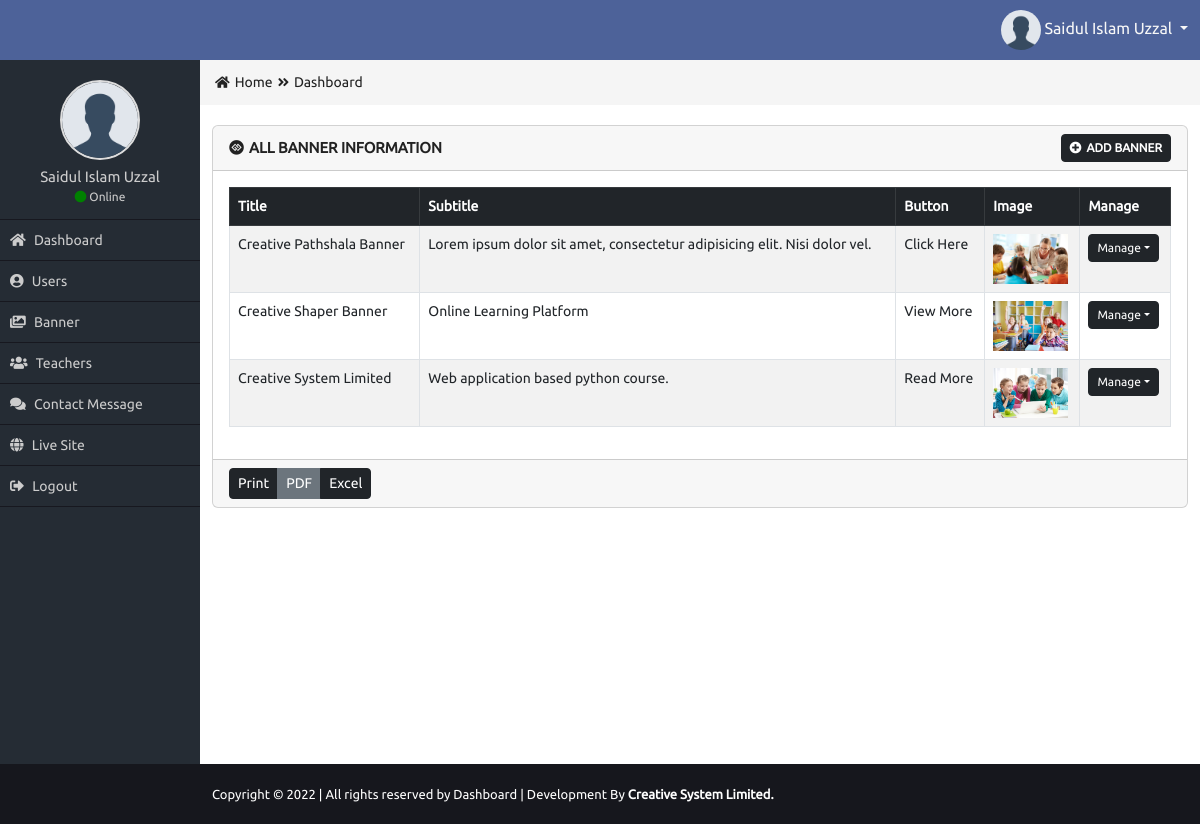
Screenshot of /admin/all-banner.php (signed in) with the database file from the repository.
### tables this page shows
CREATE TABLE `banners` (
  `ban_id` int(11) NOT NULL,
  `ban_title` varchar(100) NOT NULL,
  `ban_subtitle` text NOT NULL,
  `ban_button` varchar(20) NOT NULL,
  `ban_button_url` varchar(100) NOT NULL,
  `ban_image` varchar(50) NOT NULL
);

### admin/functions/function.php (called while the page is built, shortened)
<?php session_start();
  function get_header(){
    require_once('includes/header.php');
  }
  function get_sidebar(){
    require_once('includes/sidebar.php');
  }
  function get_footer(){
    require_once('includes/footer.php');
  }
?>

### admin/all-banner.php (the view, shortened to what this page needs)
<?php
  require_once('functions/function.php');
  if($_SESSION['role']=='1'){
  get_header();
  get_sidebar();
?>
<div class="row">
    <div class="col-md-12">
        <div class="card mb-3">
          <div class="card-header">
            <div class="row">
                <div class="col-md-8 card_title_part">
                    <i class="fab fa-gg-circle"></i>All Banner Information
                </div>
                <div class="col-md-4 card_button_part">
                    <a href="add-banner.php" class="btn btn-sm btn-dark"><i class="fas fa-plus-circle"></i>Add Banner</a>
                </div>
            </div>
          </div>
          <div class="card-body">
            <table class="table table-bordered table-striped table-hover custom_table">
              <thead class="table-dark">
                <tr>
                  <th>Title</th>
                  <th>Subtitle</th>
                  <th>Button</th>
                  <th>Image</th>
                  <th>Manage</th>
                </tr>
              </thead>
              <tbody>
                <?php
                  $sel="SELECT * FROM banners ORDER BY ban_id DESC";
                  $Q=mysqli_query($con,$sel);
                  while($data=mysqli_fetch_assoc($Q)){
                ?>
                <tr>
                  <td><?= $data['ban_title']; ?></td>
                  <td><?= $data['ban_subtitle']; ?></td>
                  <td><?= $data['ban_button']; ?></td>
                  <td>
                    <?php if($data['ban_image']!=''){ ?>
                      <img height="50" src="uploads/<?= $data['ban_image']; ?>" alt="Image"/>
                    <?php }else{ ?>
                        <img height="50" src="images/avatar.jpg" alt="Image"/>
                    <?php } ?>
                  </td>
                  <td>
                      <div class="btn-group btn_group_manage" role="group">
                        <button type="button" class="btn btn-sm btn-dark dropdown-toggle" data-bs-toggle="dropdown" aria-expanded="false">Manage</button>
                      </div>
                  </td>
                </tr>
                <?php } ?>
              </tbody>
            </table>
          </div>
          <div class="card-footer">
            <div class="btn-group" role="group" aria-label="Button group">
              <button type="button" class="btn btn-sm btn-dark">Print</button>
              <button type="button" class="btn btn-sm btn-secondary">PDF</button>
              <button type="button" class="btn btn-sm btn-dark">Excel</button>
            </div>
          </div>
        </div>
    </div>
</div>
<?php
  get_footer();
  }else{
    header('Location: index.php');
  }
?>

### admin/includes/header.php (shortened to what this page needs)
<!DOCTYPE html>
<html lang="en">
  <head>
    <link rel="stylesheet" href="css/bootstrap.min.css">
    <link rel="stylesheet" href="css/all.min.css">
    <link rel="stylesheet" href="css/style.css">
  </head>
  <body>
    <header>
        <div class="container-fluid header_part">
            <div class="row">
                <div class="col-md-2"></div>
                <div class="col-md-7"></div>
                <div class="col-md-3 top_right_menu text-end">
                    <div class="dropdown">
                      <button class="btn dropdown-toggle top_right_btn" type="button" data-bs-toggle="dropdown" aria-expanded="false">
                          <img src="images/avatar.png" class="img-fluid">
                          <?= $_SESSION['name']; ?>
                      </button>
                    </div>
                </div>
            </div>
        </div>
    </header>

### admin/includes/sidebar.php
<section>
    <div class="container-fluid content_part">
        <div class="row">
            <div class="col-md-2 sidebar_part">
                <div class="user_part">
                    <img class="" src="images/avatar.png" alt="avatar"/>
                    <h5><?= $_SESSION['name']; ?></h5>
                    <p><i class="fas fa-circle"></i> Online</p>
                </div>
                <div class="menu">
                    <ul>
                        <li><a href="index.php"><i class="fas fa-home"></i> Dashboard</a></li>
                        <?php if($_SESSION['role']=='1'){ ?>
                        <li><a href="all-user.php"><i class="fas fa-user-circle"></i> Users</a></li>
                        <?php } ?>
                        <?php if($_SESSION['role']<='2'){ ?>
                        <li><a href="all-banner.php"><i class="fas fa-images"></i> Banner</a></li>
                        <?php } ?>
                        <li><a href="all-teacher.php"><i class="fas fa-users"></i> Teachers</a></li>
                        <li><a href="all-message.php"><i class="fas fa-comments"></i> Contact Message</a></li>
                        <li><a href="#"><i class="fas fa-globe"></i> Live Site</a></li>
                        <li><a href="logout.php"><i class="fas fa-sign-out-alt"></i> Logout</a></li>
                    </ul>
                </div>
            </div>
            <div class="col-md-10 content">
                <div class="row">
                    <div class="col-md-12 breadcumb_part">
                        <div class="bread">
                            <ul>
                                <li><a href=""><i class="fas fa-home"></i>Home</a></li>
                                <li><a href=""><i class="fas fa-angle-double-right"></i>Dashboard</a></li>
                            </ul>
                        </div>
                    </div>
                </div>

### admin/includes/footer.php (shortened to what this page needs)
                </div>
            </div>
        </div>
    </section>
    <footer>
        <div class="container-fluid footer_part">
            <div class="row">
                <div class="col-md-2"></div>
                <div class="col-md-10 copyright">
                    <p>Copyright &copy; 2022 | All rights reserved by Dashboard | Development By <a href="#">Creative System Limited.</a></p>
                </div>
            </div>
        </div>
    </footer>
  </body>
</html>

### admin/css/style.css (style rules this page uses)
* { margin: 0px; padding: 0px; outline: 0px; }
img { border: 0px; }
ul, ol { list-style-type: none; }
p { margin: 0px; padding: 0px; }
a { text-decoration: none; }
body { font-family: 'Ubuntu', sans-serif; overflow-x: hidden; }
.header_part { background-color: #4D6299; padding: 4px 0px 4px; }
.top_right_btn { border: none!important; color: #f7f7f7; }
.top_right_btn img { width: 40px; height: 40px; border-radius: 50%; }
.sidebar_part { background-color: #252c34; height: 88vh; padding-left: 0px; padding-right: 0px; }
.user_part { padding: 20px 0px 15px; text-align: center; border-bottom: 1px solid #17181F; }
.user_part img { width: 80px; height: 80px; border-radius: 50%; border:2px solid #ddd; }
.user_part h5 { color: #ccc; font-size: 15px; line-height: 24px; margin-top: 5px; margin-bottom: 0px; }
.user_part p { font-size: 12px; color: #ccc; line-height: 15px; }
.user_part p i { color: green; }
.menu ul { padding-left: 0px; }
.menu ul li a { color: #ccc; font-size: 14px; font-weight: 500; text-decoration: none; line-height: 40px; display: block; border-bottom: 1px solid #17181F; padding-left: 10px; transition: all linear 0.5s; }
.menu ul li a i { margin-right: 5px; }
.breadcumb_part { background-color: #f5f5f5; padding-left:0px; padding-right: 0px; margin-bottom: 20px; }
.bread ul { padding: 0px; margin: 0px; padding-left: 15px; }
.bread ul li { float: left; }
.bread ul li a { color: #222222; line-height: 45px; font-size: 14px; padding-right: 5px; display: block; }
.bread ul li a i { padding-right: 5px!important; font-size: 13px; }
.footer_part { background-color: #16171D; }
.copyright p { font-size: 13px; line-height: 60px; display: inline-block!important; color: #fff; }
.copyright p a { color: #fff; font-weight: bold; }
.card_title_part { color: #222222; font-size: 15px; text-transform: uppercase; font-weight: bold; margin-top: 3px; }
.card_title_part i { margin-right: 5px; }
.card_button_part { text-align: right; }
.card_button_part a { font-size: 12px; text-transform: uppercase; font-weight: bold; }
.card_button_part a i { margin-right: 5px; }
.btn_group_manage button { font-size: 12px; font-weight: 500; }
.custom_table { font-size: 14px; }

### rows the page displays
banners: ban_title "Creative Pathshala Banner", ban_subtitle "Lorem ipsum dolor sit amet, consectetur adipisicing elit. Nisi dolor vel.", ban_button "Click Here", ban_image (picture)
banners: ban_title "Creative Shaper Banner", ban_subtitle "Online Learning Platform", ban_button "View More", ban_image (picture)
banners: ban_title "Creative System Limited", ban_subtitle "Web application based python course.", ban_button "Read More", ban_image (picture)

### other values shown
$_SESSION['name'] "Saidul Islam Uzzal"
